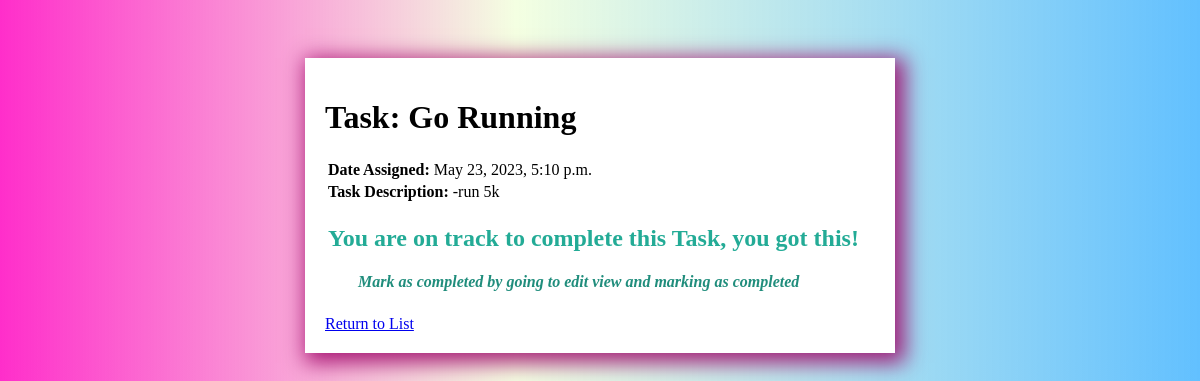
Page /task/15/ (signed in) on the committed database.
### todo/models.py (models this page shows)
class Task(models.Model):
    user= models.ForeignKey(User, on_delete= models.CASCADE, null= True, blank=True)
    title = models.CharField(max_length=200, null=True)
    description = models.TextField(null=True, blank=True)
    complete = models.BooleanField(default=False)
    created = models.DateTimeField(auto_now_add=True)
    def __str__(self):
        return self.title
    class Meta:
        ordering = ['complete']

### todo/views.py (the view)
# urls.py: path('task/<int:pk>/', TaskDetail.as_view(), name="tasks-detail"),
class TaskDetail(LoginRequiredMixin, DetailView):
    model = Task
    context_object_name = 'task'
    template_name = 'todo/task.html'

### todo/templates/todo/task.html
{% extends 'todo/main.html'%}
{% block content %}
<body>
<h1> Task: {{ task }} </h1>
<table>
<tr>
    <td> <b> Date Assigned: </b> {{task.created}}</td>
</tr>
<tr>
    <td> <b> Task Description: </b>{{task.description}}</td>
</tr>
<tr>
    <td>
        {% if task.complete %}
        <div>
            <h2 class="completion-message"> Congrats! You have marked this task as completed!!! </h2>
        </div>
       {% else %}
       <div>
            <h2 class="completion-message"> You are on track to complete this Task, you got this! </h2>
            <h4 class="completion-message-2"> Mark as completed by going to edit view and marking as completed</h4>
        </div>
       {% endif %}
    </td>
</tr>
</table>
<a href="{% url 'task' %}"> Return to List </a>
</body>
{% endblock content %}

### todo/templates/todo/main.html (style rules this page uses)
body { background: linear-gradient(90deg, #ff00bfd1 0%, #c6ff6932 43%, #0099ff9d 100%); font-family: 'HKGrotesk'; padding-top: 50px; }
.completion-message { color:rgba(5, 159, 136, 0.877); }
.completion-message-2 { font-style: italic; color: rgba(1, 125, 106, 0.877); margin-left: 30px; }

### rows in the picture
Task: title "Go Running", created "May 23, 2023, 5:10 p.m.", description "-run 5k"
